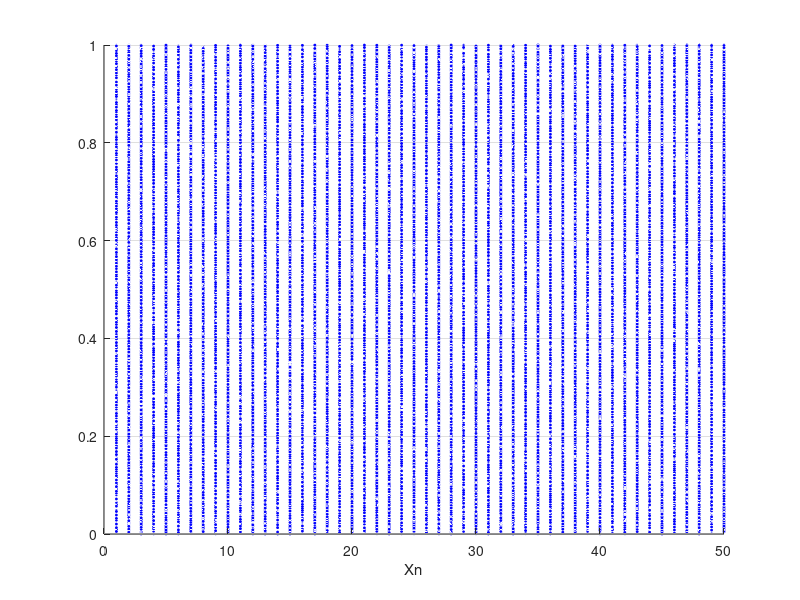

Recreate this plot in MATLAB.
function mat = yue_bifur(fun,x0,a0,a1,N,L,p_siz)
% -------------------------------------------------
% By Yue Wu
% ECE Dept, Tufts University
% 03/03/2010
% All copyrights reserved
% -------------------------------------------------
% Function yue_bifur: plots 1D bifurcation figure
% Input: fun = some function @(x,para)
%        x0 = initial value of x
%        a0 = the start value of parameter a
%        a1 = the end value of parameter a
%         N = the number of intervals for parameter
%         L = the number of iterations for each initial pair 
%               of (x0,parameter a)
%        p_siz = the marker size, default 1
% Output: mat = bifucation matrix with size N by L
%               which stores a length L sequence 
%               for each pair of (x0,parameter a)
%                
% -------------------------------------------------
% Demo: 
% fun = @(x,r) r*x*(1-x); 
% x0 = .4; a0 = 0; a1 = 4; N = 100; L = 50;
% mat = yue_bifur(fun,x0,a0,a1,N,L);
% -------------------------------------------------Experiments-----
%fun = @(x,r) r*x*(1-x);   % logistic map set a1=4
pai = 3.14;


%fun = @(x,r) r*sin(pai*x); %sin map set a1=1

%fun = @(x,r) cos(r*arccos(x)); %chebyshev map
 x0 = 0.2; a0 = 0; a1 = 4; N = 1000; L = 50;
 
  fun = @(x,r) mod(((r*x*(1-x))+(1+x)*(cot(pai*x))),1);
 
% default settings
if ~exist('p_siz','var')
    p_siz = 2;
end

% initialization
mat = zeros(N,L);
a = linspace(a0,a1,N);

% main loop
format long
for i = 1:N
    ca = a(i); % pick one parameter value at each time
    for j = 1:L % generate a sequence with length L
        if j == 1 
            pre = x0; % assign initial value
            for k = 1:500 % throw out bad data
               nxt = fun(pre,ca); 
               pre = nxt;
            end
        end
        nxt = fun(pre,ca); % generate sequence
        mat(i,j) = nxt; % store in mat
        pre = nxt; % use latest value as the initial value for the next round
    end
end

% plot 
dcolor = [0,0,1]; % Marker color setting: blue        
[r,c] = meshgrid(1:L,a); % associated cooridate data 
surf(r,c,mat,'Marker','*','MarkerSize',p_siz,'FaceColor','None','MarkerEdgeColor', dcolor,'EdgeColor','None')
view([90,0,0]) % change camera direction
ylim([a0,a1]) % fit to data
ylabel('\mu')
xlabel('Xn')